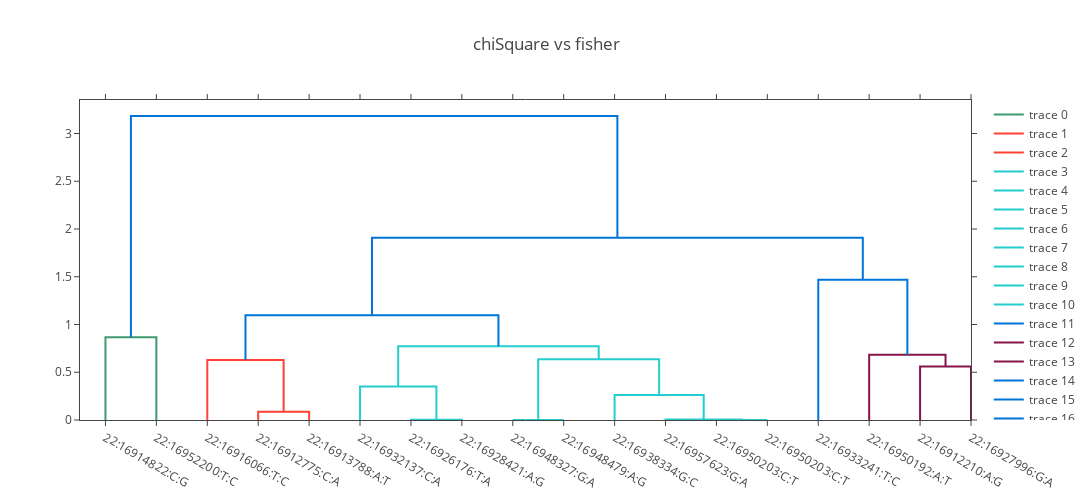

Notebook code for this chart:
### Markdown cell above
## ChiSquare vs Fisher

### Code cell
import numpy as np
import plotly.offline as py
import plotly.figure_factory as ff
from plotly.offline import get_plotlyjs, init_notebook_mode

init_notebook_mode(connected=True)

statsDF = oskar.stats(df, studyId="hgvauser@platinum:illumina_platinum", missingAsReference=True)
dfSLC = statsDF.filter(array_contains(genes("annotation"), "SLC9B1P4"))

pandasFisher = oskar.fisher(dfSLC, "hgvauser@platinum:illumina_platinum", "KK").select("id", col("Fisher p-value").alias("fisher")).toPandas()
pandasChiSquare = oskar.chiSquare(dfSLC, "hgvauser@platinum:illumina_platinum", "KK").select("id", col("ChiSquare p-value").alias("chiSquare")).toPandas()

labels=pandasFisher["id"].tolist()

dim = len(labels)
X = np.zeros((dim, dim))
for i in range(dim):
    for j in range(i, dim):
        X[i, j] = np.absolute(pandasFisher["fisher"][i] - pandasFisher["fisher"][j])
for i in range(dim):
    for j in range(i, dim):
        X[j, i] = np.absolute(pandasChiSquare["chiSquare"][i] - pandasChiSquare["chiSquare"][j])

fig = ff.create_dendrogram(X, labels=labels, color_threshold=1)
fig['layout'].update({'width':1440, 'height':500, 'showlegend':True, "title":"chiSquare vs fisher"})
py.iplot(fig, filename='dendrogram')

### Figure 1 — Plotly figure (JSON) as saved in the notebook; plotly's stock layout.template omitted (floating-point values rounded to 4 significant figures)
{"data": [{"hoverinfo": "text", "marker": {"color": "rgb(61,153,112)"}, "mode": "lines", "type": "scatter", "uid": "6804433d-3874-47f1-9328-fd6d791d973f", "x": [5, 5, 15, 15], "xaxis": "x", "y": [0, 0.8667, 0.8667, 0], "yaxis": "y"}, {"hoverinfo": "text", "marker": {"color": "rgb(255,65,54)"}, "mode": "lines", "type": "scatter", "uid": "c409c96e-4124-4a37-98a9-5efed82f4e57", "x": [35, 35, 45, 45], "xaxis": "x", "y": [0, 0.08677, 0.08677, 0], "yaxis": "y"}, {"hoverinfo": "text", "marker": {"color": "rgb(255,65,54)"}, "mode": "lines", "type": "scatter", "uid": "e32c0705-d184-4c62-b0af-95a8220a554f", "x": [25, 25, 40, 40], "xaxis": "x", "y": [0, 0.6286, 0.6286, 0.08677], "yaxis": "y"}, {"hoverinfo": "text", "marker": {"color": "rgb(35,205,205)"}, "mode": "lines", "type": "scatter", "uid": "9d0446df-545d-425c-9cc6-64d4c3d9d22c", "x": [65, 65, 75, 75], "xaxis": "x", "y": [0, 0.002082, 0.002082, 0], "yaxis": "y"}, {"hoverinfo": "text", "marker": {"color": "rgb(35,205,205)"}, "mode": "lines", "type": "scatter", "uid": "4407f4d1-430f-426f-9f91-f9913a8d623a", "x": [55, 55, 70, 70], "xaxis": "x", "y": [0, 0.3516, 0.3516, 0.002082], "yaxis": "y"}, {"hoverinfo": "text", "marker": {"color": "rgb(35,205,205)"}, "mode": "lines", "type": "scatter", "uid": "75309dfe-b888-4e11-a76c-bf3c7b57c556", "x": [85, 85, 95, 95], "xaxis": "x", "y": [0, 0, 0, 0], "yaxis": "y"}, {"hoverinfo": "text", "marker": {"color": "rgb(35,205,205)"}, "mode": "lines", "type": "scatter", "uid": "d5f2fef9-fea2-487d-9c59-e181f0f89bcb", "x": [125, 125, 135, 135], "xaxis": "x", "y": [0, 0, 0, 0], "yaxis": "y"}, {"hoverinfo": "text", "marker": {"color": "rgb(35,205,205)"}, "mode": "lines", "type": "scatter", "uid": "315283d0-e8cc-4db4-aa2a-35941be5df36", "x": [115, 115, 130, 130], "xaxis": "x", "y": [0, 0.005422, 0.005422, 0], "yaxis": "y"}, {"hoverinfo": "text", "marker": {"color": "rgb(35,205,205)"}, "mode": "lines", "type": "scatter", "uid": "92d0e3ae-16ae-42db-9754-c0c2934bb42f", "x": [105, 105, 122.5, 122.5], "xaxis": "x", "y": [0, 0.2621, 0.2621, 0.005422], "yaxis": "y"}, {"hoverinfo": "text", "marker": {"color": "rgb(35,205,205)"}, "mode": "lines", "type": "scatter", "uid": "e32dad3d-3059-42e6-8675-c1c65ef7d66c", "x": [90, 90, 113.8, 113.8], "xaxis": "x", "y": [0, 0.6355, 0.6355, 0.2621], "yaxis": "y"}, {"hoverinfo": "text", "marker": {"color": "rgb(35,205,205)"}, "mode": "lines", "type": "scatter", "uid": "30a0e9d1-42b2-4c22-98cd-41e90a590964", "x": [62.5, 62.5, 101.9, 101.9], "xaxis": "x", "y": [0.3516, 0.7721, 0.7721, 0.6355], "yaxis": "y"}, {"hoverinfo": "text", "marker": {"color": "rgb(0,116,217)"}, "mode": "lines", "type": "scatter", "uid": "4b5a89e1-7ddd-4060-b259-3af9d931e454", "x": [32.5, 32.5, 82.19, 82.19], "xaxis": "x", "y": [0.6286, 1.096, 1.096, 0.7721], "yaxis": "y"}, {"hoverinfo": "text", "marker": {"color": "rgb(133,20,75)"}, "mode": "lines", "type": "scatter", "uid": "a3578510-25c7-4e00-affb-02fd5c55fc82", "x": [165, 165, 175, 175], "xaxis": "x", "y": [0, 0.5591, 0.5591, 0], "yaxis": "y"}, {"hoverinfo": "text", "marker": {"color": "rgb(133,20,75)"}, "mode": "lines", "type": "scatter", "uid": "e4eb3974-da54-49af-8cb1-aa7cfb2d42a5", "x": [155, 155, 170, 170], "xaxis": "x", "y": [0, 0.6836, 0.6836, 0.5591], "yaxis": "y"}, {"hoverinfo": "text", "marker": {"color": "rgb(0,116,217)"}, "mode": "lines", "type": "scatter", "uid": "4405b85e-7e62-4620-89eb-f4b6cf6b20de", "x": [145, 145, 162.5, 162.5], "xaxis": "x", "y": [0, 1.47, 1.47, 0.6836], "yaxis": "y"}, {"hoverinfo": "text", "marker": {"color": "rgb(0,116,217)"}, "mode": "lines", "type": "scatter", "uid": "1233e5d1-f240-4f92-a307-d1f7f5fe62ee", "x": [57.34, 57.34, 153.8, 153.8], "xaxis": "x", "y": [1.096, 1.909, 1.909, 1.47], "yaxis": "y"}, {"hoverinfo": "text", "marker": {"color": "rgb(0,116,217)"}, "mode": "lines", "type": "scatter", "uid": "f0b1dae9-c667-465f-a1c5-c301ec994b53", "x": [10, 10, 105.5, 105.5], "xaxis": "x", "y": [0.8667, 3.183, 3.183, 1.909], "yaxis": "y"}], "layout": {"autosize": false, "height": 500, "hovermode": "closest", "showlegend": true, "title": "chiSquare vs fisher", "width": 1440, "xaxis": {"autorange": true, "mirror": "allticks", "range": [0, 175], "rangemode": "tozero", "showgrid": false, "showline": true, "showticklabels": true, "tickmode": "array", "ticks": "outside", "ticktext": ["22:16914822:C:G", "22:16952200:T:C", "22:16916066:T:C", "22:16912775:C:A", "22:16913788:A:T", "22:16932137:C:A", "22:16926176:T:A", "22:16928421:A:G", "22:16948327:G:A", "22:16948479:A:G", "22:16938334:G:C", "22:16957623:G:A", "22:16950203:C:T", "22:16950203:C:T", "22:16933241:T:C", "22:16950192:A:T", "22:16912210:A:G", "22:16927996:G:A"], "tickvals": [5, 15, 25, 35, 45, 55, 65, 75, 85, 95, 105, 115, 125, 135, 145, 155, 165, 175], "type": "linear", "zeroline": false}, "yaxis": {"autorange": true, "mirror": "allticks", "range": [0, 3.351], "rangemode": "tozero", "showgrid": false, "showline": true, "showticklabels": true, "ticks": "outside", "type": "linear", "zeroline": false}}}
